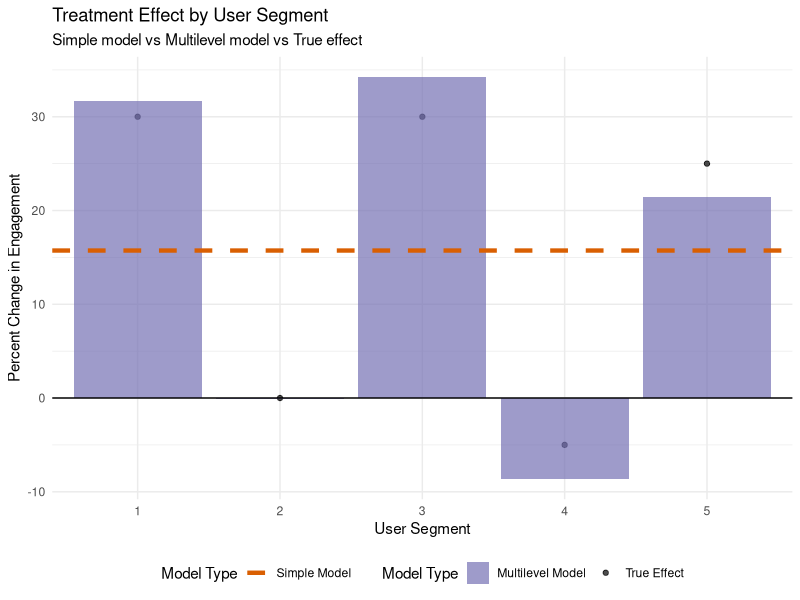

Here is the R script that generated this plot:
## ---- chunk 1
library(lme4)  # package that will help with fitting multilevel models
library(ggplot2)

set.seed(1008)

# simulation parameters
n_segments <- 5  # the number of user segments
users_per_segment <- 200  # number of users per segment
total_users <- n_segments * users_per_segment
segment_sd <- 2  # variance of engagement in each segment
treatment_effect_sd <- 1.5 # variance of effect of treatment in each segment
error_sd <- 2.5 # variance that each individual naturally carries

# user data
user_id <- 1:total_users
segment_id <- rep(1:n_segments, each = users_per_segment)

# > First input: Fixed effects
overall_intercept <- 10  # engagement level that applies for everyone
overall_treatment_effect <- 1.7  # implies 17% increase on average, like the example

# > 2nd & 3rd input: Random effects (the variability across segments)
# segment-level effects
segment_baselines <- c(8, 10, 12, 9, 11)  # Different baseline engagement levels by segment
segment_baseline <- rep(segment_baselines, each = users_per_segment)

# segment-specific treatment effects (what creates the multilevel structure)
# Segments 1 & 3: +30% effect
# Segment 2: no effect 
# Segment 4: -5% effect
# Segment 5: +25% effect
segment_treatment_effects <- c(3.0, 0, 3.0, -0.5, 2.5)
treatment_effect <- rep(0, total_users) # if you dont receive treatment, then the effect of treatment is zero
treatment <- rep(c(0, 1), total_users/2)  # which users get the treatment? split in half
for (i in 1:total_users) {
  if (treatment[i] == 1) {
    treatment_effect[i] <- segment_treatment_effects[segment_id[i]]
  } # Apply treatment effect only to treatment group
}

# > 4th input: individual-level noise
user_error <- rnorm(total_users, 0, error_sd)

# ** 
engagement <- overall_intercept + segment_baseline + treatment_effect + user_error

ab_test_data <- data.frame(
  user_id = user_id,
  segment_id = factor(segment_id),
  treatment = factor(treatment, labels = c("Control", "Treatment")),
  engagement = engagement
)
## ---- chunk 2
head(ab_test_data)
## ---- chunk 3
# simple linear model (ignoring segment structure)
simple_model <- lm(engagement ~ treatment, data = ab_test_data)
summary(simple_model)

# average treatment effect
overall_mean <- aggregate(engagement ~ treatment, data = ab_test_data, FUN = mean)
## ---- chunk 4
# multilevel model
multilevel_model <- lmer(engagement ~ treatment + (1 + treatment | segment_id), 
                         data = ab_test_data)
summary(multilevel_model)
## ---- chunk 5
fixed_effects <- fixef(multilevel_model)
print(fixed_effects)
## ---- chunk 6
random_effects <- ranef(multilevel_model)$segment_id
print(random_effects)
## ---- chunk 7
# Calculate segment-specific treatment effects
segment_specific_effects <- data.frame(
  segment_id = levels(ab_test_data$segment_id),
  effect = fixed_effects["treatmentTreatment"] + random_effects[,"treatmentTreatment"]
)
print(segment_specific_effects)
## ---- chunk 8
# save true effects for each segment for comparison
true_effects <- data.frame(
  segment_id = factor(1:n_segments),
  true_effect = segment_treatment_effects,
  percent_change = (segment_treatment_effects / overall_intercept) * 100
)

# calculate and save segment-specific treatment effects from multilevel model
ml_segment_effects <- data.frame(
  segment_id = factor(1:n_segments),
  effect = fixed_effects[2] + random_effects[,"treatmentTreatment"],
  percent_change = ((fixed_effects[2] + random_effects[,"treatmentTreatment"]) / overall_intercept) * 100
)

# combine true and estimated effects
comparison_data <- merge(true_effects, ml_segment_effects, 
                         by = "segment_id", 
                         suffixes = c("_true", "_estimated"))
# add the simple model effect

comparison_data$effect_simple <- coef(simple_model)[2]
comparison_data$percent_simple <- (coef(simple_model)[2] / overall_intercept) * 100

effect_comp <- ggplot(comparison_data, aes(x = segment_id)) +
  geom_point(aes(y = percent_change_true, fill = "True Effect"), 
           stat = "identity", alpha = 0.7) +
  geom_bar(aes(y = percent_change_estimated, fill = "Multilevel Model"), 
           stat = "identity", alpha = 0.7) +
  geom_hline(aes(yintercept = percent_simple, color = "Simple Model"),
             linetype = "dashed", linewidth = 1.5) +
  geom_hline(yintercept = 0, color = "black") +
  labs(title = "Treatment Effect by User Segment",
       subtitle = "Simple model vs Multilevel model vs True effect",
       x = "User Segment",
       y = "Percent Change in Engagement",
       fill = "Model Type", 
       color = "Model Type") +
  scale_fill_manual(values = c("True Effect" = "#1b9e77", "Multilevel Model" = "#7570b3")) +
  scale_color_manual(values = c("Simple Model" = "#d95f02")) +
  theme_minimal() +
  theme(legend.position = "bottom")
## ---- chunk 9
effect_comp
